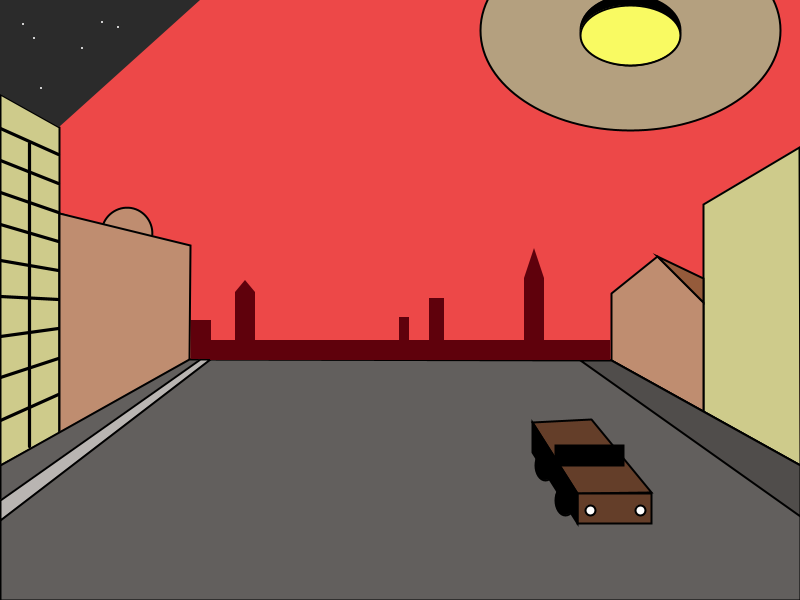
Frame 1 (no input)
Frame 60 (the mouse pressed at the canvas centre just before this capture): identical to frame 1, image omitted
Frame 120 (the mouse held since frame 60 and released just before this capture): identical to frame 1, image omitted

The Processing sketch that drew this single still picture (run headless with seeded random() and noise(); from frame 60 on, the mouse is pressed at the canvas centre):

// Processing sketch: Unit_2_Project_Mar_9th
// ── Unit_2_Project_Mar_9th.pde
//Johnson Xia
//2-1
//March 3rd, 2026
void setup() {
  size(800, 600); 
  
}

void draw() { 
  
  background(237,72,72);
  buildings();
  car();
  }
int y;  
void car() {
  translate(500, 400); 
  stroke(0);          
  strokeWeight(2); 
  fill(100, 62, 41); 
  beginShape();
  vertex(32, 22); 
  vertex(91, 19); 
  vertex(151, 92); 
  vertex(77, 93); 
  endShape(CLOSE); 
  rect(77, 93, 74, 30); 
  fill(0); 
  beginShape();
  vertex(77, 93); 
  vertex(77, 123); 
  vertex(32, 52); 
  vertex(32, 22); 
  endShape(CLOSE); 
  ellipse(45, 65, 20, 30); 
  ellipse(65, 100, 20, 30); 
  rect(55, 45, 68, 20); 
  fill(255); 
  ellipse(90, 110, 10, 10); 
  ellipse(140, 110, 10, 10); 
}
void buildings(){
  strokeWeight(3); 

  
  //Left first building
  fill(206, 203, 139); // Set the fill color (RGB)
  stroke(0);           // Set the outline color
  strokeWeight(2);     // Set the outline thickness
  
  beginShape();
  vertex(0, 94);    // Point 1
  vertex(59, 127);     // Point 2
  vertex(59, 433);    // Point 3
  vertex(0, 465);    // Point 4
  vertex(0, 94);    // Point 5
  endShape(CLOSE);  
  
  stroke(0);           
  strokeWeight(3.2); 
  fill(155, 117, 47); 
  line(29, 143, 29, 446); 
  line(0, 128, 58, 154); 
  line(0, 160, 58, 183); 
  line(0, 192, 58, 212); 
  line(0, 224, 58, 241); 
  line(0, 260, 58, 270); 
  line(0, 296, 58, 299); 
  line(0, 336, 58, 328); 
  line(0, 377, 58, 358); 
  line(0, 420, 58, 394); 
  
  //Left second building
  
  stroke(0);           
  strokeWeight(2); 
  fill(0);      
  beginShape();
  vertex(59, 433);  
  vertex(59, 213);    
  vertex(66, 215);   
  vertex(66, 429); 
  endShape(CLOSE); 
  
  fill(191, 141, 112);
  pushMatrix();
  translate(127, 233);
  rotate(radians(15));
  arc(0, 0, 50, 50, PI, TWO_PI);
  popMatrix(); 

  fill(191, 141, 112);
  stroke(0);         
  strokeWeight(2);    
  
  beginShape();
  vertex(59, 213);  
  vertex(190, 245);    
  vertex(189, 360);   
  vertex(59, 433); 
  endShape(CLOSE);  
  
  //Sky
  fill(43, 43, 43);
  noStroke();         
     
  beginShape();
  vertex(0, 94);  
  vertex(59, 127);    
  vertex(200, 0);   
  vertex(0, 0); 
  endShape(CLOSE); 
  
  fill(255); 
  ellipse(23, 24, 2, 2); 
  ellipse(34, 38, 2, 2); 
  ellipse(41, 88, 2, 2); 
  ellipse(82, 48, 2, 2); 
  ellipse(118, 27, 2, 2); 
  ellipse(102, 22, 2, 2); 
  
  //Right building 
  
  fill(206, 203, 139); 
  stroke(0);
  strokeWeight(2); 
  beginShape();
  vertex(800, 465);  
  vertex(703, 411);    
  vertex(703, 204);   
  vertex(799, 147); 
  endShape(CLOSE); 
  
  //Second right building
  fill(191, 141, 112); 
  stroke(0);
  strokeWeight(2); 
  beginShape();
  vertex(703, 411);  
  vertex(611, 360);    
  vertex(611, 293);   
  vertex(657, 256); 
  vertex(703, 302); 
  endShape(CLOSE);  
  
  fill(149, 91, 59); 
  triangle(657, 256, 703, 302, 703, 278);  
  
  fill(98, 95, 93); 
  stroke(0);
  strokeWeight(2); 
  beginShape();
  vertex(0, 465);  
  vertex(189, 359);    
  vertex(611, 360);   
  vertex(800, 465); 
  vertex(800, 600); 
  vertex(0, 600); 
  endShape(CLOSE);  
  
  fill(80, 77, 75); 
  stroke(0);
  strokeWeight(2); 
  beginShape();
  vertex(611, 360);  
  vertex(580, 360);    
  vertex(800, 516);   
  vertex(800, 465);  
  endShape(CLOSE);  
  
  //UFO stationary 
  fill(180, 160, 127); 
  ellipse(630, 30, 300, 200); 
  fill(0); 
  ellipse(630, 30, 100, 70); 
  fill(249, 250, 98); 
  ellipse(630, 35, 100, 60); 
  
  fill(185, 181, 178); 
  beginShape();
  vertex(200, 359);  
  vertex(210, 359);    
  vertex(0, 520);   
  vertex(0, 500); 
  endShape(CLOSE); 
  
  //Background buildings 
  noStroke(); 
  fill(95, 1, 12); 
  rect(191, 320, 20, 39); 
  rect(210, 340, 400, 20);  
  rect(235, 292, 20, 50); 
  triangle(235, 292, 255, 292, 245, 280); 
  rect(399, 317, 10, 40); 
  rect(429, 298, 15, 60); 
  rect(524, 278, 20, 70); 
  triangle(524, 278, 544, 278, 534, 248); 
}
